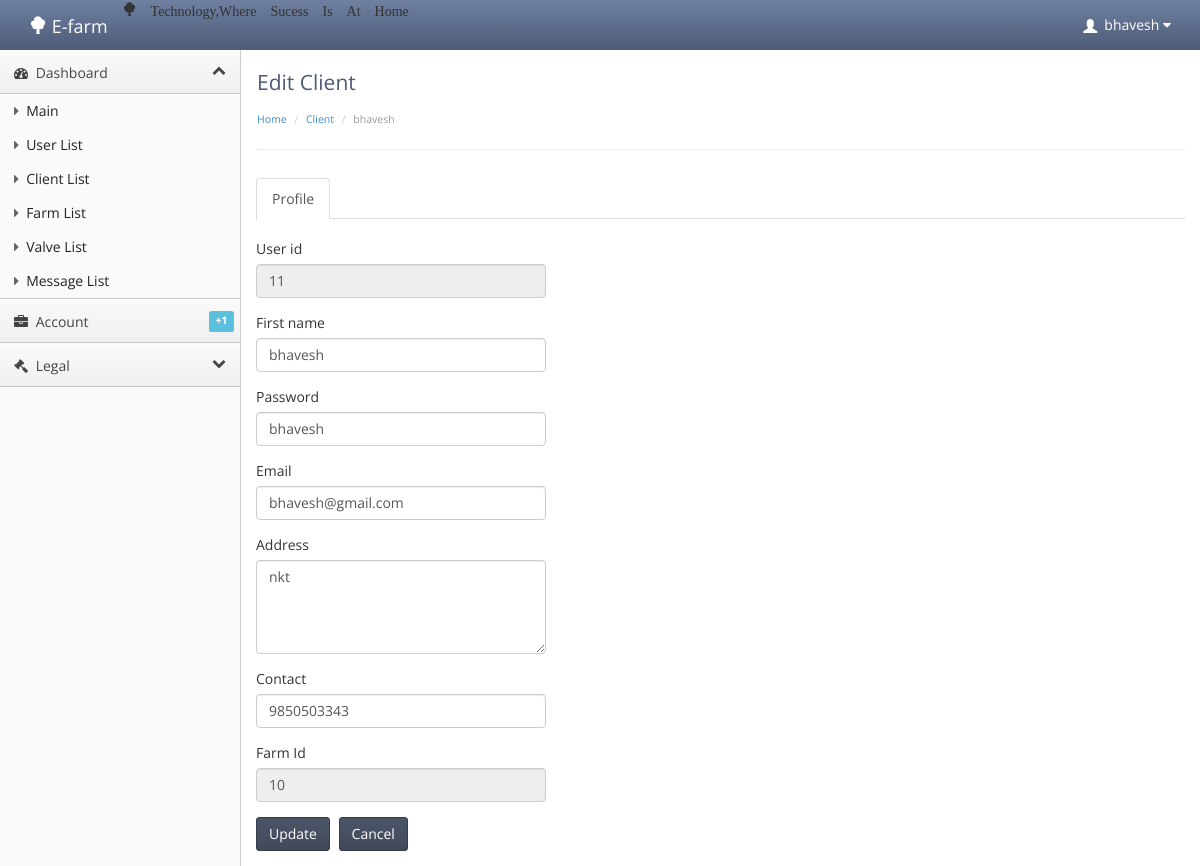
The page /admin/update_client.php?id=11 (signed in) on the database its author committed.
### tables this page shows
CREATE TABLE IF NOT EXISTS `person` (
`pid` int(15) NOT NULL,
  `email` varchar(30) NOT NULL,
  `password` varchar(15) NOT NULL,
  `pname` varchar(20) NOT NULL,
  `paddress` varchar(35) NOT NULL,
  `contact` text NOT NULL,
  `fid` int(15) NOT NULL
);

### admin/update_client.php (the view, shortened to what this page needs)
<!doctype html>
<html lang="en"><head>
    <link rel="stylesheet" type="text/css" href="lib/bootstrap/css/bootstrap.css">
    <link rel="stylesheet" href="lib/font-awesome/css/font-awesome.css">
    <link rel="stylesheet" type="text/css" href="stylesheets/theme.css">
    <link rel="stylesheet" type="text/css" href="stylesheets/premium.css">
</head>
<body class=" theme-blue">
    <?php include"head.php";?>
    <div class="content">
        <div class="header">
            <h1 class="page-title">Edit Client</h1>
                    <ul class="breadcrumb">
            <li><a href="index.php">Home</a> </li>
            <li><a href="client.php">Client</a> </li>
            <li class="active"><?php
				echo $_SESSION['user_name'];?></li>
        </ul>
        </div>
        <div class="main-content">
<ul class="nav nav-tabs">
  <li class="active"><a href="#home" data-toggle="tab">Profile</a></li>
</ul>
<div class="row">
  <div class="col-md-4">
    <br>
    <div id="myTabContent" class="tab-content">
      <div class="tab-pane active in" id="home">
        <div class="form-group">
		<?php
		if(isset($_GET['id']))
		{
			include 'connect.php';
			$id=$_GET['id'];
			$sql = "SELECT * FROM person where pid=$id";
			$result = mysqli_query($con,$sql);
			while($row = mysqli_fetch_assoc($result))
			{
					$pid = $row['pid'];
					$email = $row['email'];
					$password= $row['password'];
					$pname = $row['pname'];
					$paddress= $row['paddress'];
					$contact = $row['contact'];
					$fid = $row['fid'];
			}
		}
		?>
		<form method="get" action="up_info_client.php">
				<div class="form-group">
				<label>User id</label>
				<input type="text" value="<?php echo"$pid";?>" name="pid" id="pid" class="form-control" disabled>
				</div>
				<div class="form-group">
				<label>First name</label>
				<input type ="text" value="<?php echo"$pname";?>" name="pname" id="pname" class="form-control">
				</div>
			    <div class="form-group">
				<label>Password</label>
				<input type ="text" value="<?php echo"$password";?>" name="password" id="password" class="form-control">
				</div>
				<div class="form-group">
				<label>Email</label>
				<input type="email" value="<?php echo"$email";?>" name="email" id="email" class="form-control">
				</div>
				<div class="form-group">
				<label>Address</label>
				<textarea rows="4" cols="50" name="paddress" id="paddress" class="form-control"><?php echo"$paddress";?></textarea>
				</div>
				<div class="form-group">
				<label>Contact</label>
				<input type ="text" value="<?php echo"$contact";?>" name="contact" id="contact" class="form-control" maxlength=10>
				</div>
				<div class="form-group">
				<label>Farm Id</label>
				<input type ="text" value="<?php echo"$fid";?>" name="fid" id="fid" class="form-control" disabled>
				</div>
				<div class="btn-toolbar list-toolbar">
				<input type="button" value="Update" name="submit" class="btn btn-primary" onClick="SubmitForm();"/>
				<input type="button" value="Cancel" name="submit" class="btn btn-primary" onClick="cancelForm();"/>
				</div>
			</form>
		</div>
		</div>
		</div>
		</div>
	</div>
 </body></html>

### admin/stylesheets/theme.css (style rules this page uses)
body { background: #fafafa; background-position: initial initial; background-repeat: initial initial; margin: 0px; padding: 0px; }
body, h1, h2, h3, h4, h5, h6, p, a, .h1, .h2, .h3, .h4, .h5, .h6 { font-family: 'Open Sans', helvetica, arial, sans-serif; }
h1 { color: #4d5b76; font-size: 3em; }
label { font-weight: normal; }
.content { position: relative; min-height: 800px; background: #fff; margin-left: 240px; border-left: 1px solid #cccccc; padding: 15px 15px 0px 15px; }
.header { background: #fff; border-bottom: 1px solid #cccccc; border-bottom: 1px solid #eee; border-left: 1px solid #ffffff; padding: .5em 0em 1em 0em; margin: 0px 0em 2em 0em; }
.header h1 { margin: 0em 0em .5em 0em; padding: 0em; line-height: 1em; font-size: 1.5em; font-weight: normal; }
.breadcrumb { -webkit-box-shadow: none; -moz-box-shadow: none; box-shadow: none; -webkit-border-radius: 0px; -moz-border-radius: 0px; border-radius: 0px; -moz-background-clip: padding; -webkit-background-clip: padding-box; background-clip: padding-box; background: #fff; margin-bottom: .5em; margin-bottom: 0em; padding-left: 0em; padding-right: 0em; font-size: .75em; }
.nav-tabs > li { margin-bottom: -2px; }
.btn-toolbar.list-toolbar { margin-bottom: 1em; }
.btn { -webkit-border-radius: 3px; -moz-border-radius: 3px; border-radius: 3px; }
.btn-primary { background-color: #414959; background-image: -webkit-gradient(linear, 0 0, 0 100%, from(#4c5568), to(#414959)); border: 1px solid #363d4a; font-weight: normal; }

### rows shown on the page
person: pid "11", pname "bhavesh", password "bhavesh", email "bhavesh@gmail.com", paddress "nkt", contact "9850503343", fid "10"

### other values the page prints
$_SESSION['user_name'] "bhavesh"
